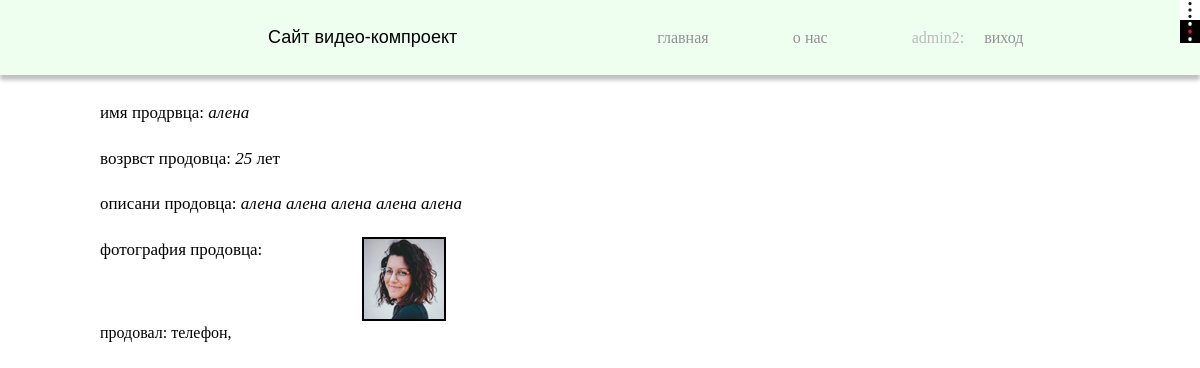
The page /ru/salesman/алена/ (signed in) on the database its author committed.
### main/models.py (models this page shows, shortened)
class Salesman(models.Model):
    name = models.CharField('имя', max_length=200)
    age = models.PositiveSmallIntegerField('возраст', default=18)
    description = models.TextField('описание')
    image = models.ImageField('Изоброжение',upload_to='salesman/')
    class Meta:
        verbose_name = 'продовец'
        verbose_name_plural = 'Продовци'

class Product(models.Model):
    title = models.CharField('назваие продукта', max_length=150)
    descriptin = models.TextField('описание')
    price = models.PositiveIntegerField('цена', default=0, help_text='указивать в $')
    poster = models.ImageField('изоброжение', upload_to='product/')
    salesman = models.ManyToManyField(Salesman,verbose_name='продовец', related_name='salesman')
    category = models.ManyToManyField(Category, verbose_name='категорий')
    Shop_name = models.ForeignKey(Shop_name,verbose_name='название магазина', on_delete=models.SET_NULL,null=True)
    number = models.PositiveSmallIntegerField('номер телефона')
    url = models.SlugField(max_length=160, unique=True)
    draft = models.BooleanField('черновик', default=False)
    class Meta:
        verbose_name = 'прдукт'
        verbose_name_plural = 'прдукти'

### main/views.py (the view)
# urls.py: path("salesman/<str:slug>/", views.SalesmanView.as_view(), name='salesman_detail'),
class SalesmanView(DetailView):
    model = Salesman
    template_name = 'main/salesman.html'
    slug_field = "name"

### main/templatetags/model_tag.py (called while the page is built)
@register.simple_tag()
def get_categories():
    return Category.objects.all()

### templates/main/salesman.html (shortened to what this page needs)
{% load static %}
<head>
    <link rel="stylesheet" href="{% static 'css/style.css' %}">
    <link rel="stylesheet" href="{% static 'css/MORE.css' %}">
</head>
{% include 'include/header.html' %}
<div style="padding: 100px 0px 0px 100px">
    <p style="padding-bottom: 20px; font-size: 17px;">имя продрвца: <em>{{ salesman.name }}</em></p>
    <p style="padding-bottom: 20px; font-size: 17px;">возрвст продовца: <em>{{ salesman.age }}</em> лет</p>
    <p style="padding-bottom: 20px; font-size: 17px;">описани продовца: <em>{{ salesman.description }}</em></p>
    <div style="display: flex">
        <p style="padding-bottom: 20px; font-size: 17px;">фотография продовца:</p>
        <div style="padding-left: 100px;">
            <img src="{{ salesman.image.url }}" style="border: 2px solid black" alt="not image">
        </div>
    </div>
    <p>продовал: {% for model in salesman.salesman.all %}{{ model.title }},{% endfor %}</p>
</div>

### templates/include/header.html (shortened to what this page needs)
{% load static %}
{% load model_tag %}
{% load static i18n %}
<link rel="stylesheet" href="{% static 'css/style.css' %}">
<header class="header">
        <div class="conteiner _conteiner">
           <div class="left">
               <p class="left_site-name" style="font-family:Sans-Serif;">Сайт видео-компроект</p>
           </div>
           <div class="right">
            <nav class="header_menu menu">
                <ul class="menu_list">
                    <li class="menu_items" style="display: flex">
                        <a href="{% url 'main' %}" class="menu_item1 menu_item" style="color: #929292;">{% trans 'главная' %}</a>
                        <a href="/about" class="menu_item1 menu_item" style="color: #929292;">{% trans 'о нас' %}</a>
                        {% if user.is_authenticated %}
                            <span style="padding-right: 20px; color: #bbbbbb">{{ user.username }}:</span>
                            <a href="{% url 'account_logout' %}" class="menu_item1 menu_item" style="color: #929292;">{% trans 'виход' %}</a>
                        {% else %}
                            <a href="{% url 'account_login' %}" class="menu_item1 menu_item" style="color: #929292;">{% trans 'вход' %}</a>
                            <a href="{% url 'account_signup' %}" class="menu_item1 menu_item" style="color: #929292;">{% trans 'регистрация' %}</a>
                        {% endif %}
                    </li>
                </ul>
            </nav>
            <div class="icons_window">
                <a href="#" class="todo_active"><img src="{% static 'img/Type=Light surface, Size=20.jpg' %}" alt=""></a>
                <a href="#" class="tod_active"><img src="{% static 'img/Ellipsis.png' %}" width="20px" height="23px" alt="" id="black"></a>
            </div>
           </div>
        </div>
</header>

### static/static_files/css/style.css (style rules this page uses)
*, *::before, *::after { box-sizing: border-box; }
ul[class], ol[class] { padding: 0; }
body, h1, h2, h3, h4, p, ul[class], ol[class], li, figure, figcaption, blockquote, dl, dd, a { margin: 0; text-decoration: none; color: black; }
ul[class], ol[class] { list-style: none; }
img { max-width: 100%; display: block; }
._conteiner { max-width: 1500px; margin: 0px auto; display: flex; padding: 0px 31px; min-height: 75px; align-items: center; }
.header { width: 100%; position: absolute; right: 0; top: 0; z-index: 50; background-color: #EEFFEF; box-shadow: 0px 5px 4px rgba(0, 0, 0, 0.25); position: fixed; }
.left { display: flex; padding-left: 237px; align-items: center; }
.right { padding-left: 388px; }
.left_site-name { font-size: 18px; }
.menu_item { color: #929292; font-family: Montserrat; font-weight: 500; }
.menu_item1 { padding-right: 84px; color: black; }
@media all and (max-width: 1242px) { .right { padding-left: 200px; } }
.icons_window { position: absolute; right: 0; top: 0; padding: 0px; z-index: 100; }
#black { background-color: black; }

### rows shown on the page
Salesman: name "алена", age "25", description "алена алена алена алена алена", image (picture)
Product: title "телефон"

### other values the page prints
{{ user.username }} "admin2"
